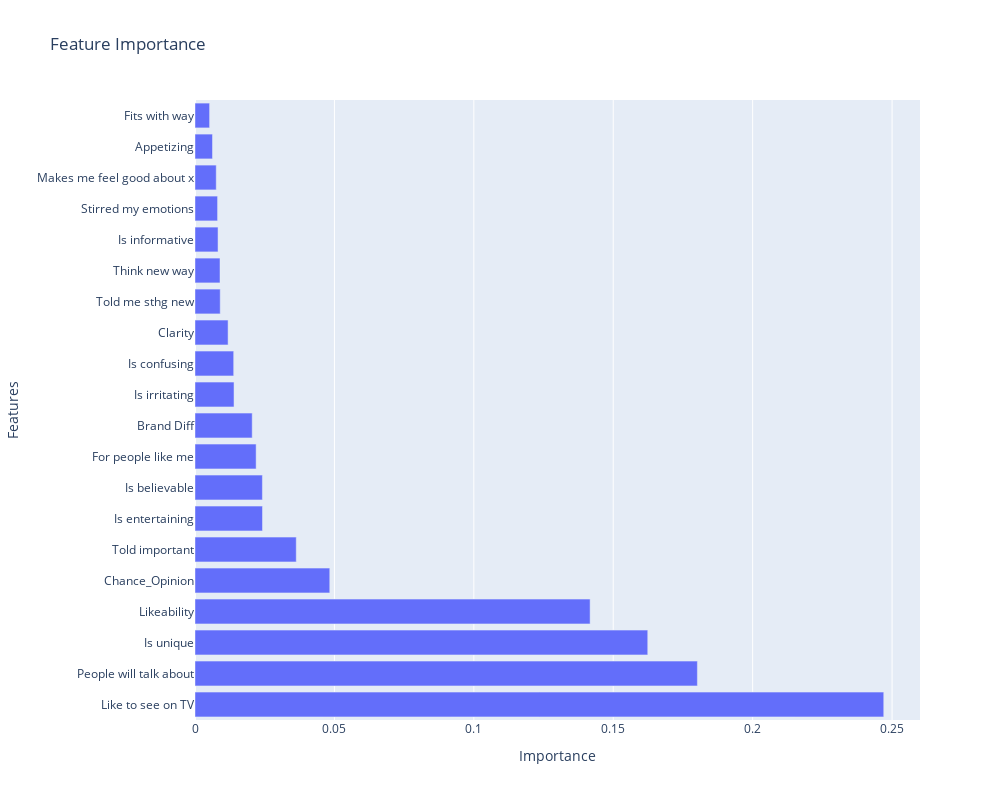

Here is the notebook cell this chart was saved with:
### Markdown cell above
Feature Importance is a technique to select the most important features from the dataset. It is a statistical method that helps us to select the most important features that we can use to train our model. Feature importance gives you a score for each feature of your data, the higher the score more important or relevant is the feature towards your output variable.

The difference between corralation and Feature Importance is that correlation is a measure of the linear relationship between two continuous variables. Feature Importance is a measure of the information gain from a feature in a dataset.

So if you want to predict the "Notice & Remember" rating of an ad, you should focus on the features that have the highest correlation and feature importance.

### Code cell
plot_feature_importance(df_top2, RandomForestRegressor(n_estimators=100, random_state=42))

### Figure 1 — Plotly figure (JSON) as saved in the notebook; plotly's stock layout.template omitted (floating-point values rounded to 4 significant figures)
{"data": [{"alignmentgroup": "True", "hovertemplate": "Importance=%{x}<br>Features=%{y}<extra></extra>", "legendgroup": "", "marker": {"color": "#636efa", "pattern": {"shape": ""}}, "name": "", "offsetgroup": "", "orientation": "h", "showlegend": false, "textposition": "auto", "type": "bar", "x": [0.247, 0.1802, 0.1624, 0.1417, 0.04834, 0.03631, 0.02421, 0.02417, 0.02192, 0.02052, 0.014, 0.01387, 0.01187, 0.009046, 0.008973, 0.008264, 0.008095, 0.007618, 0.006278, 0.005236], "xaxis": "x", "y": ["Like to see on TV", "People will talk about", "Is unique", "Likeability", "Chance_Opinion", "Told important", "Is entertaining", "Is believable", "For people like me", "Brand Diff", "Is irritating", "Is confusing", "Clarity", "Told me sthg new", "Think new way", "Is informative", "Stirred my emotions", "Makes me feel good about x", "Appetizing", "Fits with way"], "yaxis": "y"}], "layout": {"barmode": "relative", "height": 800, "legend": {"tracegroupgap": 0}, "title": {"text": "Feature Importance"}, "width": 1000, "xaxis": {"anchor": "y", "domain": [0, 1], "title": {"text": "Importance"}}, "yaxis": {"anchor": "x", "domain": [0, 1], "title": {"text": "Features"}}}}
